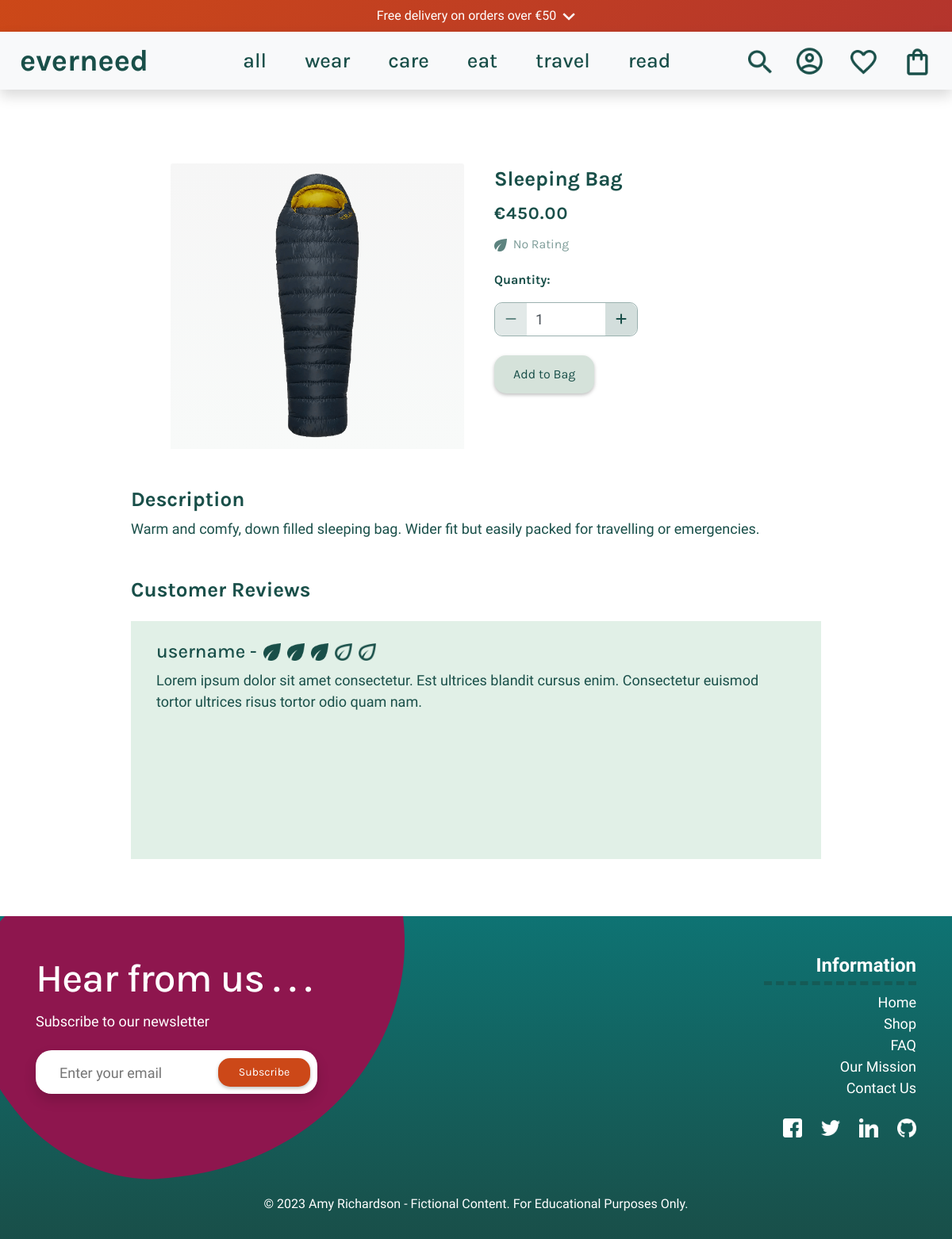
The app's page /products/19 with its own data.
### products/models.py (models this page shows, shortened)
class Product(models.Model):
    category = models.ForeignKey(
        'Category', null=True, blank=True, on_delete=models.SET_NULL)
    sku = models.CharField(
        max_length=254, null=True, blank=True)
    name = models.CharField(max_length=254)
    description = models.TextField(max_length=1024, default='')
    price = models.DecimalField(max_digits=6, decimal_places=2)
    sale_price = models.DecimalField(
        max_digits=6, decimal_places=2, null=True, blank=True)
    discount = models.DecimalField(
        max_digits=6, decimal_places=2, null=True, blank=True)
    has_sizes = models.BooleanField(default=False, null=True, blank=True)
    ml_sizes = models.BooleanField(default=False, null=True, blank=True)
    is_shoe = models.BooleanField(default=False, null=True, blank=True)
    carbon_fp = models.DecimalField(
        max_digits=6, decimal_places=2, blank=True, null=True)
    carbon_saved = models.DecimalField(
        max_digits=6, decimal_places=2, blank=True, null=True)
    rating = models.DecimalField(max_digits=6, decimal_places=2, null=True,
                                 blank=True)
    image_url = models.URLField(
        max_length=1024, null=True, blank=True)
    image = models.ImageField(null=True, blank=True)
    feature_product = models.BooleanField(default=False, blank=True)
    is_sale = models.BooleanField(default=False)

### products/views.py (the view)
# urls.py: path('<product_id>', views.product_detail, name='product_detail'),
def product_detail(request, product_id):
    product = get_object_or_404(Product, pk=product_id)
    context = {
        'product': product,
    }
    return render(request, 'products/product_detail.html', context)

### wishlist/contexts.py (called while the page is built)
def wishlist_items(request):
    wishlist_items = []
    if request.user.is_authenticated:
        user_profile = UserProfile.objects.get(user=request.user)
        wishlist_items = Wishlist.objects.filter(user_profile=user_profile)
    return {
        'user_wishlist': wishlist_items,
    }

### products/templates/products/product_detail.html (shortened to what this page needs)
{% extends 'base.html' %}
{% load static %}
{% block content %}
<div class="container-fluid my-5">
    <div class="row">
        <div class="col-12 col-md-6 col-lg-4 offset-lg-2">
            <div class="image-container my-5">
                {% if product.image %}
                <a href="{{ product.image.url }}" target="_blank">
                    <img class="card-img-top img-fluid product-image" src="{{ product.image.url }}" alt="{{ product.name }}">
                </a>
                {% else %}
                <a href="">
                    <img class="card-img-top img-fluid product-image" src="{{ MEDIA_URL }}product_placeholder.png" alt="{{ product.name }}">
                </a>
                {% endif %}
            </div>
        </div>
        <div class="col-12 col-md-6 col-lg-4">
            <div class="product-details-container mb-5 mt-md-5 mx-1">
                <div class="row justify-content-between m-1">
                    <div>
                    <p class="mr-5 mb-1 prod-title">{{ product.name }}</p>
                    </div>
                </div>
                <p class="lead mb-0 text-left ml-1 mb-2 font-weight-bold prod-price">€{{ product.price }}</p>
                <div class="prod-rating ml-1">
                    {% if product.rating %}
                    <small class="text-muted"><img src="{% static 'icons/eco_leaf_full.png' %}" class="rating-leaf"
                            alt="eco leaf icon for rating">{{ product.rating }} / 5</small>
                    {% else %}
                    <small class="text-muted"><img src="{% static 'icons/eco_leaf_full.png' %}" class="rating-leaf mr-1"
                            alt="eco leaf icon for rating"> No Rating</small>
                    {% endif %}
                </div>
                <form class="form" action="{% url 'add_to_bag' product.id %}" method="POST">
                    <div class="form-row">
                        {% with product.has_sizes as s %}
                        <div class="col-12 m-1">
                            <p class="mt-3"><strong>Quantity:</strong></p>
                            <div class="form-group w-50">
                                <div class="input-group border-quantity">
                                    <div class="input-group-prepend">
                                        <button class="decrement-qty btn quantity-muted" data-item_id="{{ product.id }}"
                                            id="decrement-qty_{{ product.id }}">
                                            <span class="icon">
                                                <i class="fas fa-minus"></i>
                                            </span>
                                        </button>
                                    </div>
                                    <input class="form-control qty_input" type="number" name="quantity" value="1" min="1" max="99"
                                        data-item_id="{{ product.id }}" id="id_qty_{{ product.id }}">
                                    <div class="input-group-append">
                                        <button class="increment-qty btn quantity-muted" data-item_id="{{ product.id }}"
                                            id="increment-qty_{{ product.id }}">
                                            <span class="icon">
                                                <i class="fas fa-plus"></i>
                                            </span>
                                        </button>
                                    </div>
                                </div>
                            </div>
                        </div>
                        <div class="col-12">
                            <input type="submit" class="wishlist-btn m-1 p-2 px-4" value="Add to Bag">
                        </div>
                        {% endwith %}
                    </div>
                </form>
            </div>
        </div>
        <div class="row w-75 mx-auto lower-product mx-1">
        <div class="col-12 col-md-12 col-lg-12">
            <h3 class="prod-title">Description</h3>
            <p class="mb-4 prod-description">{{ product.description }}</p>
        </div>
        <div class="col-12 col-md-12 col-lg-12">
            <div class="my-4">
            <h3 class="prod-title">Customer Reviews</h3>
            </div>
            <div class="mb-4 prod-reviews">
                <div class="rating-section row ml-2">
                    <div class="username mt-4 ml-4">
                        <h4 class="">username - </h4>
                    </div>
                    <div class="row ml-2 mt-4 pt-1">
                        <img src="{% static 'icons/eco_leaf_full.png' %}" class="review-leaf mr-2" alt="1 point for review - full leaf">
                        <img src="{% static 'icons/eco_leaf_full.png' %}" class="review-leaf mr-2" alt="1 point for review - full leaf">
                        <img src="{% static 'icons/eco_leaf_full.png' %}" class="review-leaf mr-2" alt="1 point for review - full leaf">
                        <img src="{% static 'icons/eco_leaf.png' %}" class="review-leaf mr-2" alt="1 point for review - full leaf">
                        <img src="{% static 'icons/eco_leaf.png' %}" class="review-leaf mr-2" alt="1 point for review - full leaf">
                    </div>
                </div>
                <div class="review-txt mx-4">
                    <p class="prod-description mx-2">Lorem ipsum dolor sit amet consectetur. Est ultrices blandit cursus enim.
                        Consectetur
                        euismod tortor ultrices risus
                        tortor odio quam nam.</p>
                </div>
            </div>
        </div>
        </div>
        </div>
    </div>
{% endblock %}

### static/css/base.css (style rules this page uses)
:root { --title: 'Karla', sans-serif; --main-font: 'Inconsolata', monospace; --forest: #194f49; --yellow: #ffc824; --bluegreen: #0e7373; --purple: #8E164E; --gold: #CC4818; --white: #fff; --black: #0d0d0d; }
html { scroll-behavior: smooth; }
body { display: flex; flex-direction: column; overflow: auto; font-family: var(--title); }
h1, h2, h3, h4, h5, h6, header { font-family: var(--title); }
a, a span { color: var(--forest); text-decoration: none !important; }
strong, p, .icon-green { color: var(--forest); }
.form-control { border-radius: 10px; font-size: 18px; border: 1px solid #194f4970; font-family: var(--main-font); }
.border-quantity { border: 1px solid #194f4970; border-radius: 10px; }
.input-group:not(.has-validation)>.form-control:not(:last-child), .decrement-qty.btn { border-top-left-radius: 10px; border-bottom-left-radius: 10px; background-color: #194f4930; outline: none !important; outline-width: 0 !important; box-shadow: none; -moz-box-shadow: none; -webkit-box-shadow: none; }
.input-group:not(.has-validation)>.form-control:not(:last-child) { border-top-left-radius: 0px; border-bottom-left-radius: 0px; background-color: #fff; border: none; }
.input-group>.form-control:not(:first-child), .increment-qty.btn { border-top-right-radius: 10px; border-bottom-right-radius: 10px; background-color: #194f4930; outline: none !important; outline-width: 0 !important; box-shadow: none; -moz-box-shadow: none; -webkit-box-shadow: none; }
input { border-radius: 10px; }
.product-image { width: 100%; height: 360px; object-fit: contain; background: linear-gradient(to bottom, #f6f6f6, #f8faf9); }
.prod-title { color: var(--forest); font-size: 26px; font-weight: bold; }
.prod-price { font-size: 22px; letter-spacing: 1px; }
.prod-description { font-family: var(--main-font); font-size: 18px; }
.prod-rating { font-size: 18px; }
.prod-reviews { height: 300px; width: auto; background-color: #E1F0E7; }
.text-muted { color: #194f4990 !important; }
.quantity-muted { color: #194f49; }
.wishlist-btn { border-radius: 15px; background-color: #d5e2da; color: var(--forest); border: none; filter: drop-shadow(0px 2px 2px rgba(0, 0, 0, 0.25)); transition: transform 0.3s ease; transform-origin: center; font-size: 16px; display: inline-flex; align-items: center; height: 100%; }
.username { color: var(--forest); font-size: 22px; }
.rating-leaf { width: 16px; height: 16px; opacity: 0.7; }
.review-leaf { height: 22px; width: 22px; }

### records on screen
Product: image (picture), name "Sleeping Bag", price "450.00", description "Warm and comfy, down filled sleeping bag. Wider fit but easily packed for travelling or emergencies."

### other values on screen
{{ free_delivery_threshold }} "50"
